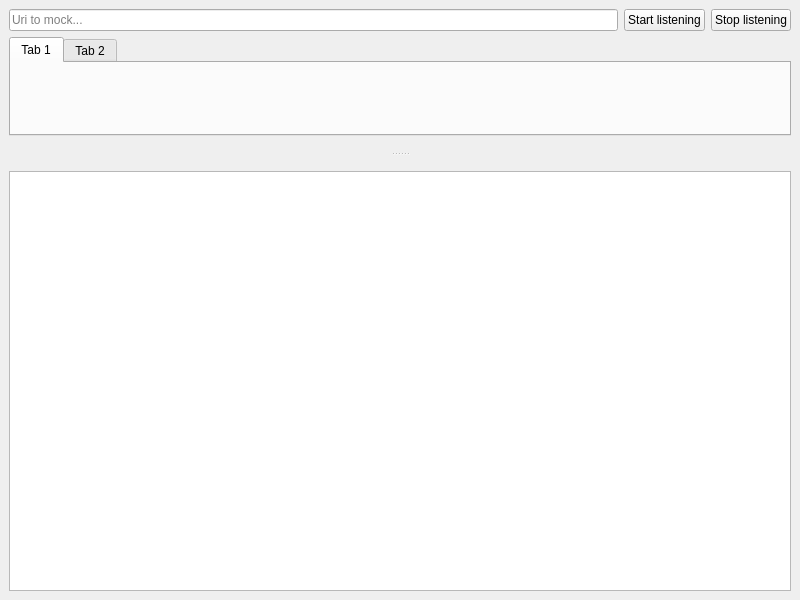
<?xml version="1.0" encoding="UTF-8"?>
<ui version="4.0">
 <class>MainWindow</class>
 <widget class="QMainWindow" name="MainWindow">
  <property name="geometry">
   <rect>
    <x>0</x>
    <y>0</y>
    <width>800</width>
    <height>600</height>
   </rect>
  </property>
  <property name="windowTitle">
   <string>MainWindow</string>
  </property>
  <widget class="QWidget" name="centralwidget">
   <layout class="QGridLayout" name="gridLayout">
    <item row="0" column="0">
     <widget class="QSplitter" name="splitter">
      <property name="orientation">
       <enum>Qt::Vertical</enum>
      </property>
      <property name="handleWidth">
       <number>35</number>
      </property>
      <widget class="QWidget" name="">
       <layout class="QVBoxLayout" name="verticalLayout">
        <item>
         <layout class="QHBoxLayout" name="horizontalLayout">
          <item>
           <widget class="QLineEdit" name="textUri">
            <property name="placeholderText">
             <string>Uri to mock...</string>
            </property>
           </widget>
          </item>
          <item>
           <widget class="QPushButton" name="btnStartListening">
            <property name="text">
             <string>Start listening</string>
            </property>
           </widget>
          </item>
          <item>
           <widget class="QPushButton" name="btnStopListening">
            <property name="text">
             <string>Stop listening</string>
            </property>
           </widget>
          </item>
         </layout>
        </item>
        <item>
         <widget class="QTabWidget" name="tabWidget">
          <widget class="QWidget" name="tab">
           <attribute name="title">
            <string>Tab 1</string>
           </attribute>
          </widget>
          <widget class="QWidget" name="tab_2">
           <attribute name="title">
            <string>Tab 2</string>
           </attribute>
          </widget>
         </widget>
        </item>
       </layout>
      </widget>
      <widget class="QListWidget" name="listLogs">
       <property name="alternatingRowColors">
        <bool>true</bool>
       </property>
      </widget>
     </widget>
    </item>
   </layout>
  </widget>
  <widget class="QMenuBar" name="menubar">
   <property name="geometry">
    <rect>
     <x>0</x>
     <y>0</y>
     <width>800</width>
     <height>22</height>
    </rect>
   </property>
  </widget>
 </widget>
 <resources/>
 <connections/>
</ui>
